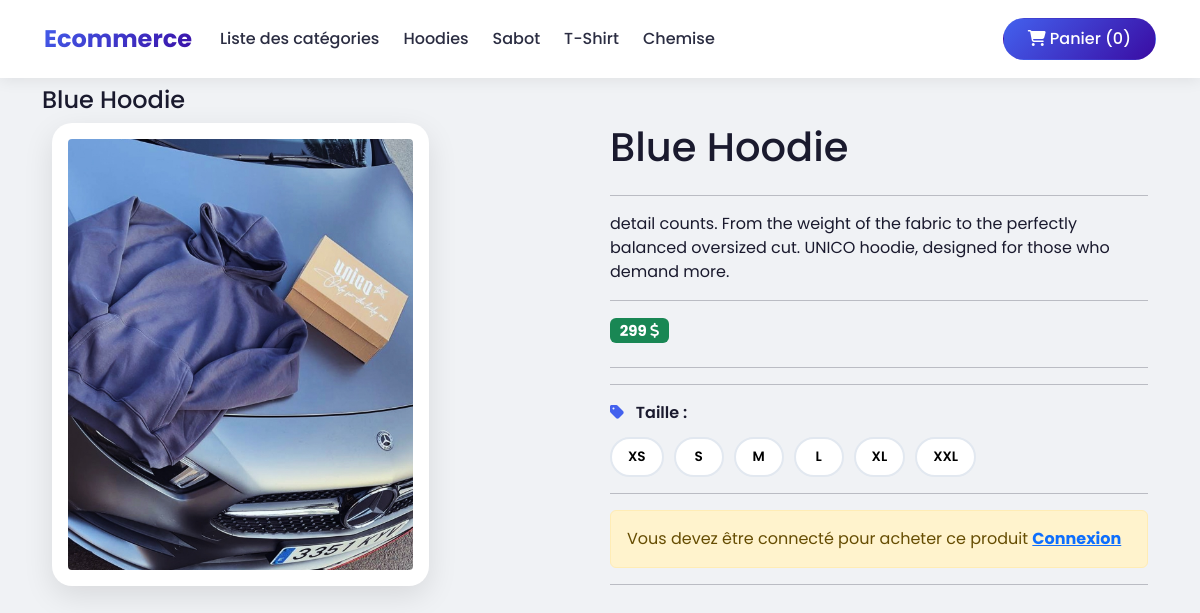
The page /front/produit.php?id=4 on the database its author committed.
### tables this page shows
CREATE TABLE `produit` (
  `id` int(11) NOT NULL,
  `libelle` varchar(100) NOT NULL,
  `prix` decimal(10,0) NOT NULL,
  `discount` int(11) NOT NULL,
  `id_categorie` int(11) NOT NULL,
  `date_creation` datetime NOT NULL,
  `description` varchar(255) NOT NULL,
  `image` varchar(150) NOT NULL
);

### front/produit.php (the view, shortened to what this page needs)
<?php
require_once '../include/database.php';
$id = $_GET['id'];
$sqlState = $pdo->prepare("SELECT * FROM produit WHERE id=?");
$sqlState->execute([$id]);
$produit = $sqlState->fetch(PDO::FETCH_ASSOC);
?>
<!doctype html>
<html lang="en">
<head>
    <?php include '../include/head_front.php' ?>
</head>
<body>
    <?php include '../include/nav_front.php' ?>
    <div class="container py-2">
        <h4><?php echo $produit['libelle'] ?></h4>
        <div class="container">
            <div class="row">
                <div class="col-md-6">
                    <img class="img-fluid produit-image" src="../upload/produit/<?php echo $produit['image'] ?>" alt="">
                </div>
                <div class="col-md-6">
                    <?php
                    $discount = $produit['discount'];
                    $prix = $produit['prix'];
                    ?>
                    <div class="d-flex align-items-center">
                        <h1 class="w-100"><?php echo $produit['libelle'] ?></h1>
                    </div>
                    <hr>
                    <p class="text-justify">
                        <?php echo $produit['description'] ?>
                    </p>
                    <hr>
                    <div class="d-flex">
                        <?php
                        if (!empty($discount)) {
                            $total = $prix - (($prix * $discount) / 100);
                            ?>
                            <h5 class="mx-1">
                                <span class="badge text-bg-danger"><strike> <?php echo $prix ?> <i
                                            class="fa fa-solid fa-dollar"></i> </strike></span>
                            </h5>
                            <h5 class="mx-1">
                                <span class="badge text-bg-success"><?php echo $total ?> <i
                                        class="fa fa-solid fa-dollar"></i></span>
                            </h5>
                            <?php
                        } else {
                            $total = $prix;
                            ?>
                            <h5>
                                <span class="badge text-bg-success"><?php echo $total ?> <i
                                        class="fa fa-solid fa-dollar"></i></span>
                            </h5>
                            <?php
                        }
                        ?>
                    </div>
                    <hr>
                    <hr>
                    <div class="size-section">
                        <label class="size-label"><i class="fa fa-tag"></i> Taille :</label>
                        <div class="size-options">
                            <button type="button" class="size-btn" data-size="XS">XS</button>
                            <button type="button" class="size-btn" data-size="S">S</button>
                            <button type="button" class="size-btn" data-size="M">M</button>
                            <button type="button" class="size-btn" data-size="L">L</button>
                            <button type="button" class="size-btn" data-size="XL">XL</button>
                            <button type="button" class="size-btn" data-size="XXL">XXL</button>
                        </div>
                    </div>
                    <hr>
                    <?php
                    include '../include/front/counter.php' ?>
                    <hr>
                </div>
            </div>
        </div>
    </div>
</body>
</html>

### assets/css/style.css (style rules this page uses)
:root { --primary: #4361ee; --primary-dark: #3a0ca3; --secondary: #f72585; --success: #2ec973; --danger: #ef476f; --dark: #1a1a2e; --gray: #6c757d; --light: #f0f2f5; --white: #ffffff; }
* { margin: 0; padding: 0; box-sizing: border-box; }
body { font-family: "Poppins", sans-serif; background: var(--light); color: var(--dark); }
.size-section { margin: 1rem 0; }
.size-label { font-weight: 600; display: block; margin-bottom: 0.75rem; }
.size-label i { color: var(--primary); margin-right: 8px; }
.size-options { display: flex; flex-wrap: wrap; gap: 10px; }
.size-btn { min-width: 50px; padding: 8px 16px; background: var(--white); border: 2px solid #e2e8f0; border-radius: 50px; font-weight: 600; font-size: 0.85rem; cursor: pointer; transition: all 0.2s; }
.produit-image { cursor: pointer; transition: all 0.3s; border-radius: 20px; box-shadow: 0 10px 30px rgba(0, 0, 0, 0.1); background: var(--white); padding: 1rem; width: 70%; }
.col-md-4, .col-md-6 { padding: 0 10px; margin-bottom: 20px; }

### rows shown on the page
produit: libelle "Blue Hoodie", image (picture), description "detail counts. From the weight of the fabric to the perfectly balanced oversized cut. UNICO hoodie, designed for those who demand more.", prix "299"

### other values the page prints
$productCount "0"
